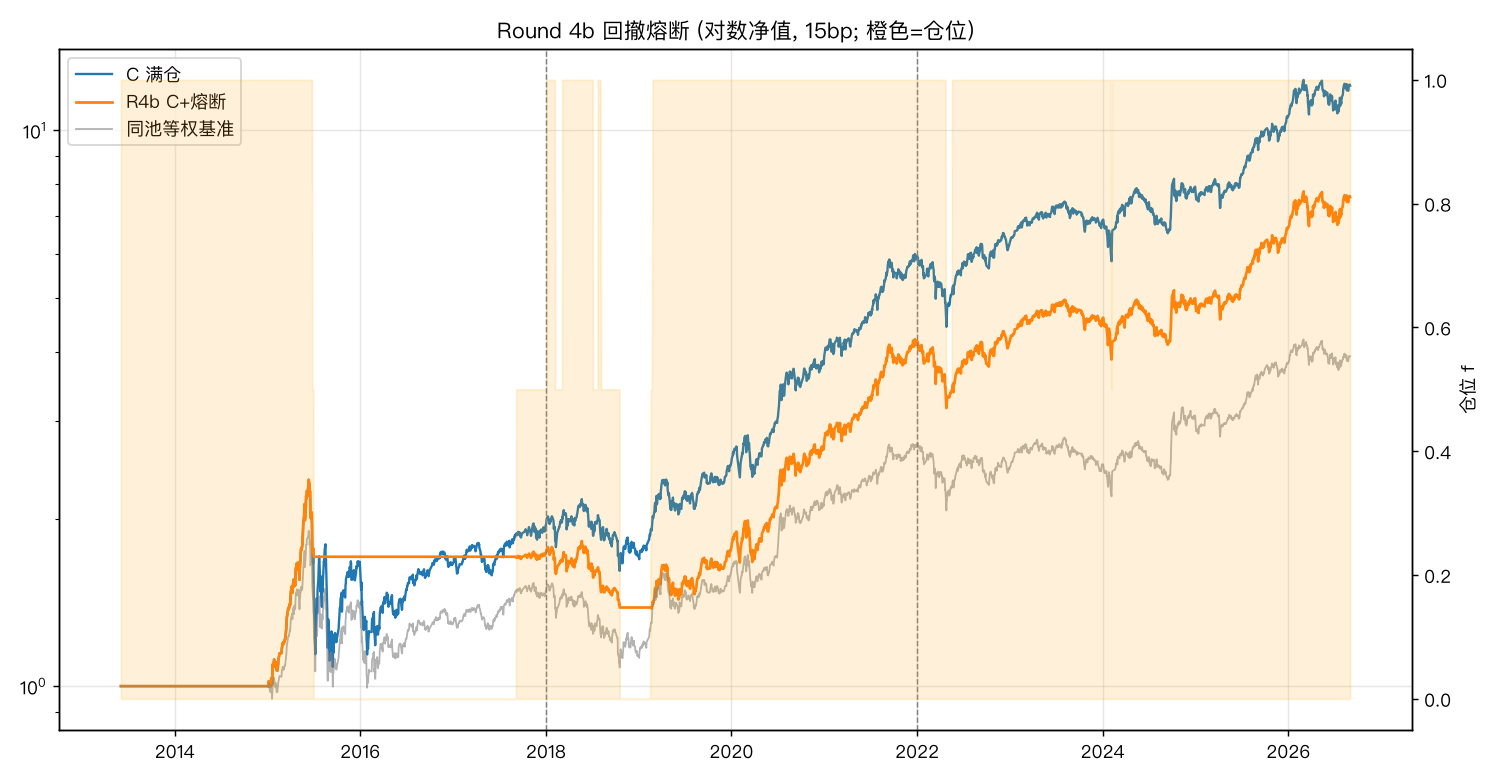

This figure's Python source:
#!/usr/bin/env -S uv run --no-sync
# -*- coding: utf-8 -*-
"""Round 4b 风险加固·风控层 —— 严格按 docs/factor_round4b_drawdown_breaker_plan.md v1.0 实施。

C 基线持仓 + 回撤熔断状态机（满仓/半仓/空仓，含迟滞），风控层唯一改动。
触发信号 = C 基线净值峰值回撤；降仓/回补按 15bp 计成本；现金收益 0（保守）。
用法: uv run python research/factor_round4b.py
"""

from __future__ import annotations

import sys
from pathlib import Path

import matplotlib

matplotlib.use("Agg")
import matplotlib.pyplot as plt
import pandas as pd

plt.rcParams["font.sans-serif"] = ["PingFang SC", "Heiti TC", "Arial Unicode MS"]
plt.rcParams["axes.unicode_minus"] = False

sys.path.insert(0, str(Path(__file__).resolve().parents[3]))
from research.dividend_factor import load_all, month_last_days, metrics
from research.reversal_factor import ERAS, build_pool

ROOT = Path(__file__).resolve().parents[3]
OUT = ROOT / "output"
R2 = ROOT / "data" / "round2"
COST = 15e-4
COST_SWEEP = [25e-4, 35e-4]
MIN_N = 50

# 熔断状态机阈值（预注册）
CUT_1, REST_1 = -0.20, -0.15  # 满仓<->半仓
CUT_2, REST_2 = -0.30, -0.20  # 半仓<->空仓


def _pct(vals: pd.Series) -> pd.Series:
    return vals.rank(pct=True)


def build_weight_matrix(ret: pd.DataFrame, sets: dict) -> pd.DataFrame:
    """sets → 日频权重矩阵（执行日生效，与 ew_nav 同口径）。"""
    cols = ret.columns
    W = pd.DataFrame(0.0, index=ret.index, columns=cols)
    w = pd.Series(0.0, index=cols)
    for dt in ret.index:
        if dt in sets:
            S = sets[dt]
            w = pd.Series(0.0, index=cols)
            if S:
                w[list(S)] = 1.0 / len(S)
        W.loc[dt] = w
    return W


def scaled_nav(
    ret: pd.DataFrame, W: pd.DataFrame, f: pd.Series, cost: float
) -> pd.Series:
    """按 f 缩放权重后回测（含缩放本身引起的换手成本）。"""
    scaled = W.multiply(f, axis=0)
    turn = scaled.diff().abs().sum(axis=1).fillna(0.0)
    gross = (scaled.shift(1).fillna(0.0) * ret.fillna(0.0)).sum(axis=1)
    return (1 + gross - turn * cost).cumprod()


def breaker_factor(dd: pd.Series) -> pd.Series:
    """dd(峰值回撤序列) → f 状态机（含迟滞）。返回 (f, 触发记录)。"""
    f = pd.Series(1.0, index=dd.index)
    state = 1.0
    triggers = []
    for t in dd.index:
        d = dd.loc[t]
        if state == 1.0 and d < CUT_1:
            state = 0.5
            triggers.append((t, "1→0.5"))
        elif state == 0.5:
            if d < CUT_2:
                state = 0.0
                triggers.append((t, "0.5→0"))
            elif d > REST_1:
                state = 1.0
                triggers.append((t, "0.5→1"))
        elif state == 0.0 and d > REST_2:
            state = 0.5
            triggers.append((t, "0→0.5"))
        f.loc[t] = state
    return f, triggers


def max_dd_episode(nav: pd.Series) -> tuple[str, str, float]:
    cummax = nav.cummax()
    dd = nav / cummax - 1
    trough_i = dd.idxmin()
    peak_i = nav[:trough_i].idxmax()
    return str(peak_i.date()), str(trough_i.date()), float(dd.min())


def main() -> None:
    print("== Round 4b 回撤熔断 (预注册 v1.0): C 持仓 + 风控层状态机 ==")
    close, *_ = load_all()
    ret_qfq = close.pct_change()
    pool = build_pool(close, *load_all()[3:5])

    amt = pd.read_parquet(R2 / "daily_ext.parquet")
    amt["date"] = pd.to_datetime(amt["date"])
    amount = amt.pivot(index="date", columns="code", values="amount").sort_index()
    amount = amount.reindex(index=close.index, columns=close.columns).ffill()

    amihud = (
        ((close.pct_change().abs() / amount) * 1e6).rolling(21, min_periods=15).mean()
    )
    mom = close.shift(21) / close.shift(250) - 1.0

    idx = close.index
    sig_days = [t for t in month_last_days(idx) if idx.get_loc(t) + 1 < len(idx)]
    sets_C: dict = {}
    bench_sets: dict = {}
    for k, T in enumerate(sig_days):
        e = pool.loc[T]
        exec_day = idx[idx.get_loc(T) + 1]
        a = amihud.loc[T][e].dropna()
        m = mom.loc[T][e].dropna()
        common = a.index.intersection(m.index)
        if len(common) < MIN_N:
            continue
        if k + 1 < len(sig_days):
            bench_sets[exec_day] = set(common)
        score = (_pct(a.reindex(common)) + _pct(m.reindex(common))) / 2
        q = pd.qcut(score.rank(method="first"), 5, labels=False)
        sets_C[exec_day] = set(score.index[q == 4])

    W = build_weight_matrix(ret_qfq, sets_C)
    nav_bench, _ = _bench(ret_qfq, bench_sets, COST)
    ann_bench = metrics(nav_bench)["年化"]

    # C 基线满仓净值（保护前，用于触发信号 + 对照）
    navC = (
        1
        + (W.shift(1).fillna(0.0) * ret_qfq.fillna(0.0)).sum(axis=1)
        - W.diff().abs().fillna(0.0).sum(axis=1) * COST
    ).cumprod()
    # 触发信号：C 净值峰值回撤
    dd_sig = navC / navC.cummax() - 1.0
    f, triggers = breaker_factor(dd_sig)

    navR4b = scaled_nav(ret_qfq, W, f, COST)
    # 35bp 压测：换手成本变，但 f/触发不变（触发只看 C 满仓净值）
    navR4b35 = scaled_nav(ret_qfq, W, f, COST_SWEEP[1])

    print(f"调仓期数 {len(bench_sets)}, 基准(公共池等权) 年化 {ann_bench:+.1%}")
    print(
        f"熔断触发次数: {len(triggers)} → {triggers if len(triggers) <= 8 else triggers[:4] + ['...']}"
    )
    print(
        f"熔断期间(净值日)占比: {(f < 1.0).mean():.1%} (满仓 {(f == 1.0).mean():.1%}, "
        f"半仓 {(f == 0.5).mean():.1%}, 空仓 {(f == 0.0).mean():.1%})"
    )

    rows, navs = {}, {}
    for k, nav in [("C", navC), ("R4b", navR4b)]:
        pk, tr, mdd = max_dd_episode(nav)
        era_exc = {}
        for era, (s, e_) in ERAS.items():
            a, b = nav[s:e_], nav_bench[s:e_]
            era_exc[era] = (
                metrics(a / a.dropna().iloc[0])["年化"]
                - metrics(b / b.dropna().iloc[0])["年化"]
            )
        # 换手（含熔断缩放）
        scaled = W.multiply(f if k == "R4b" else 1.0, axis=0)
        turn = float(scaled.diff().abs().sum(axis=1).sum() / 2 / (len(nav) / 244))
        # 35bp 超额（R4b 用 35bp 成本重算净值；C 用自身 15bp 净值近似——C 换手低，
        # 但为一致起见此处 C 也补算 35bp）
        nav35 = scaled_nav(ret_qfq, W, f if k == "R4b" else 1.0, COST_SWEEP[1])
        rows[k] = {
            "臂": k,
            "超额15bp": round(metrics(nav)["年化"] - ann_bench, 4),
            "超额35bp": round(metrics(nav35)["年化"] - ann_bench, 4),
            "年换手": round(turn, 1),
            "夏普": round(metrics(nav)["夏普"], 2),
            "最大回撤": round(mdd, 3),
            "回撤区间": f"{pk}~{tr}",
            **{f"超额{era}": round(v, 4) for era, v in era_exc.items()},
        }
        navs[k] = nav
        print(
            f"\n■ {k}: 超额15bp {rows[k]['超额15bp']:+.1%} | 35bp {rows[k]['超额35bp']:+.1%} "
            f"| 年换手 {turn:.1f} | 夏普 {rows[k]['夏普']:.2f} "
            f"| 最大回撤 {mdd:.1%} ({pk}~{tr})"
        )
        print(
            "   分段超额: " + "  ".join(f"{era}:{v:+.1%}" for era, v in era_exc.items())
        )

    C, R = rows["C"], rows["R4b"]
    k1 = R["最大回撤"] >= -0.30
    k2 = R["超额15bp"] >= 0.05
    k3 = metrics(navR4b35)["年化"] - ann_bench > 0
    k4 = sum(R[f"超额{era}"] > 0 for era in ERAS) >= 2
    n_pass = sum([k1, k2, k3, k4])
    verdict = {4: "通过", 3: "部分通过"}.get(n_pass, "未通过")
    print("\n== 判定 (R4b vs C) ==")
    print(f"  K1 最大回撤≥-30%: C {C['最大回撤']:.1%} → R4b {R['最大回撤']:.1%} → {k1}")
    print(f"  K2 超额≥+5pp: R4b {R['超额15bp']:+.1%} → {k2}")
    print(f"  K3 35bp 超额>0: R4b {metrics(navR4b35)['年化'] - ann_bench:+.1%} → {k3}")
    print(f"  K4 三段≥2 正: {sum(R[f'超额{era}'] > 0 for era in ERAS)}/3 → {k4}")
    print(f"  → R4b 判定: {verdict}({n_pass}/4)")

    pd.DataFrame(rows).T.to_csv(OUT / "factor_round4b_summary.csv")
    fig, ax = plt.subplots(figsize=(11.5, 6))
    ax.plot(navs["C"], lw=1.3, label="C 满仓")
    ax.plot(navs["R4b"], lw=1.5, label="R4b C+熔断")
    ax.plot(nav_bench, lw=1, alpha=0.6, color="gray", label="同池等权基准")
    ax.plot(f.index, f * 0.0 + 0.98, lw=0)  # noop
    ax2 = ax.twinx()
    ax2.fill_between(f.index, f.values, alpha=0.15, color="orange")
    ax2.set_ylabel("仓位 f")
    for y in ("2018-01-01", "2022-01-01"):
        ax.axvline(pd.Timestamp(y), color="gray", ls="--", lw=0.8)
    ax.set_yscale("log")
    ax.legend(loc="upper left")
    ax.grid(alpha=0.3)
    ax.set_title("Round 4b 回撤熔断 (对数净值, 15bp; 橙色=仓位)")
    fig.tight_layout()
    fig.savefig(OUT / "factor_round4b.png", dpi=130)
    print("\nCSV: output/factor_round4b_summary.csv | 图: output/factor_round4b.png")


def _bench(ret: pd.DataFrame, sets: dict, cost: float):
    from research.reversal_factor import ew_nav

    return ew_nav(ret, sets, cost)


if __name__ == "__main__":
    main()
